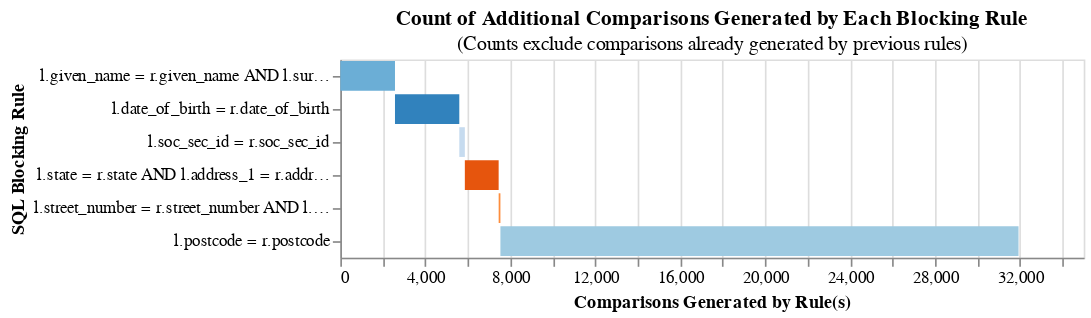

Source (notebook cell):
### Code cell
blocking_rules = [
    "l.given_name = r.given_name AND l.surname = r.surname",
    "l.date_of_birth = r.date_of_birth",
    "l.soc_sec_id = r.soc_sec_id",
    "l.state = r.state AND l.address_1 = r.address_1",
    "l.street_number = r.street_number AND l.address_1 = r.address_1",
    "l.postcode = r.postcode",
]
linker.cumulative_num_comparisons_from_blocking_rules_chart(blocking_rules)

### Figure 1 — Vega-Lite specification as saved in the notebook (floating-point values rounded to 4 significant figures)
{"$schema": "https://vega.github.io/schema/vega-lite/v5.json", "width": 450, "height": {"step": 20}, "title": {"text": "Count of Additional Comparisons Generated by Each Blocking Rule", "subtitle": "(Counts exclude comparisons already generated by previous rules)"}, "data": {"values": [{"row_count": 2574, "rule": "l.given_name = r.given_name AND l.surname = r.surname", "cumulative_rows": 2574, "cartesian": 25000000, "reduction_ratio": "The rolling reduction ratio with your given blocking rule(s) is 0.999897. This represents the reduction in the total number of comparisons due to your rule(s).", "start": 0}, {"row_count": 3028, "rule": "l.date_of_birth = r.date_of_birth", "cumulative_rows": 5602, "cartesian": 25000000, "reduction_ratio": "The rolling reduction ratio with your given blocking rule(s) is 0.999776. This represents the reduction in the total number of comparisons due to your rule(s).", "start": 2574}, {"row_count": 261, "rule": "l.soc_sec_id = r.soc_sec_id", "cumulative_rows": 5863, "cartesian": 25000000, "reduction_ratio": "The rolling reduction ratio with your given blocking rule(s) is 0.999765. This represents the reduction in the total number of comparisons due to your rule(s).", "start": 5602}, {"row_count": 1592, "rule": "l.state = r.state AND l.address_1 = r.address_1", "cumulative_rows": 7455, "cartesian": 25000000, "reduction_ratio": "The rolling reduction ratio with your given blocking rule(s) is 0.999702. This represents the reduction in the total number of comparisons due to your rule(s).", "start": 5863}, {"row_count": 83, "rule": "l.street_number = r.street_number AND l.address_1 = r.address_1", "cumulative_rows": 7538, "cartesian": 25000000, "reduction_ratio": "The rolling reduction ratio with your given blocking rule(s) is 0.999698. This represents the reduction in the total number of comparisons due to your rule(s).", "start": 7455}, {"row_count": 24393, "rule": "l.postcode = r.postcode", "cumulative_rows": 31931, "cartesian": 25000000, "reduction_ratio": "The rolling reduction ratio with your given blocking rule(s) is 0.998723. This represents the reduction in the total number of comparisons due to your rule(s).", "start": 7538}]}, "mark": "bar", "encoding": {"x": {"title": "Comparisons Generated by Rule(s)", "field": "start", "type": "quantitative"}, "x2": {"field": "cumulative_rows"}, "y": {"field": "rule", "title": "SQL Blocking Rule", "sort": ["-x2"]}, "color": {"field": "rule", "legend": null, "scale": {"scheme": "category20c"}}, "order": {"field": "cumulative_rows"}, "tooltip": [{"type": "nominal", "field": "rule", "title": "SQL Condition"}, {"type": "quantitative", "field": "row_count", "title": "Comparisons Generated", "format": ","}, {"type": "quantitative", "field": "cumulative_rows", "title": "Cumulative Comparisons", "format": ","}, {"type": "quantitative", "field": "cartesian", "title": "Cartesian Product of Input Data", "format": ","}, {"type": "nominal", "field": "reduction_ratio", "title": "Reduction Ratio (cumulative rows/cartesian product)"}]}}
